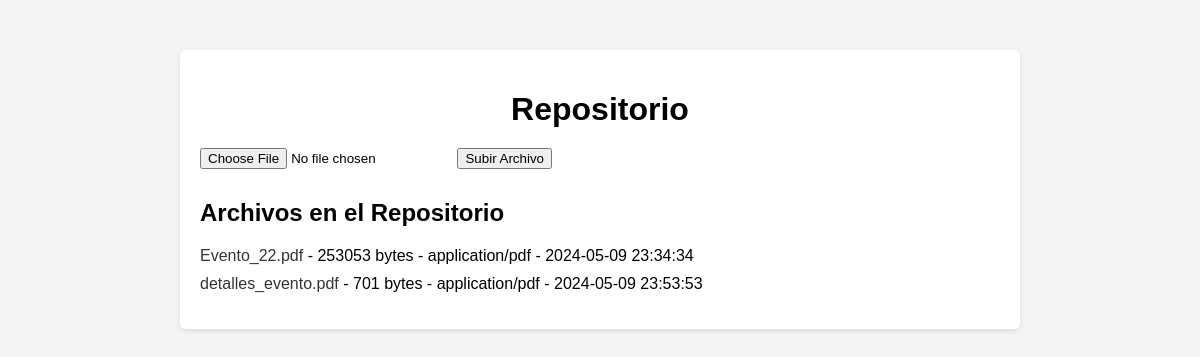
Page /repositorio.php (signed in) on the committed database.
### tables this page shows
CREATE TABLE "repositorio" (
    "id_repositorio"    INTEGER,
    "id_usuario"    INTEGER,
    "nombre_archivo"    TEXT,
    "archivo"    BLOB,  -- Columna para almacenar los datos binarios del archivo
    "tamaño_archivo"    INTEGER,
    "tipo_archivo"    TEXT,
    "fecha_subida"    DATETIME,
    PRIMARY KEY("id_repositorio" AUTOINCREMENT),
    FOREIGN KEY("id_usuario") REFERENCES "usuarios"("id_usuario")
);

### repositorio.php (the view, shortened to what this page needs)
<?php
require 'conexion.php';
$stmt = $conexion->query("SELECT * FROM repositorio");
$archivos = $stmt->fetchAll(PDO::FETCH_ASSOC);
?>
<!DOCTYPE html>
<html lang="es">
<head>
</head>
<body>
<div class="container">
    <h1>Repositorio</h1>
        <form action="repositorio.php" method="post" enctype="multipart/form-data">
        <input type="file" name="archivo" required>
        <input type="submit" name="form_submitted" value="Subir Archivo">
    </form>
        <h2>Archivos en el Repositorio</h2>
    <ul>
        <?php foreach ($archivos as $archivo): ?>
            <li>
                <a href="descargar.php?id=<?= $archivo['id_repositorio'] ?>"><?= $archivo['nombre_archivo'] ?></a> -
                <?= $archivo['tamaño_archivo'] ?> bytes -
                <?= $archivo['tipo_archivo'] ?> -
                <?= $archivo['fecha_subida'] ?>
            </li>
        <?php endforeach; ?>
    </ul>
        </div>
</body>
</html>

### repositorio.php (style rules this page uses)
body { font-family: Arial, sans-serif; margin: 0; padding: 0; background-color: #f4f4f4; }
.container { max-width: 800px; margin: 50px auto; padding: 20px; background-color: #fff; border-radius: 5px; box-shadow: 0 2px 5px rgba(0, 0, 0, 0.1); }
h1 { text-align: center; margin-bottom: 20px; }
form { margin-bottom: 20px; }
form input[type="file"] { margin-bottom: 10px; }
ul { list-style: none; padding: 0; }
ul li { margin-bottom: 10px; }
ul li a { text-decoration: none; color: #333; }

### rows in the picture
repositorio: nombre_archivo "Evento_22.pdf", tamaño_archivo "253053", tipo_archivo "application/pdf", fecha_subida "2024-05-09 23:34:34"
repositorio: nombre_archivo "detalles_evento.pdf", tamaño_archivo "701", tipo_archivo "application/pdf", fecha_subida "2024-05-09 23:53:53"
